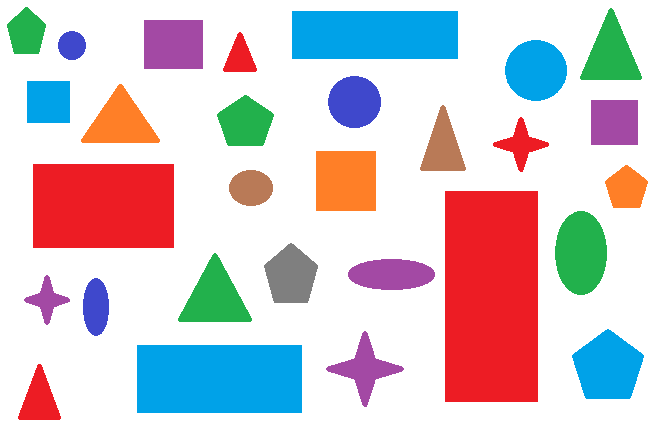
#> input picture Resources/shape1.png, 666 x 437 px
$ python chapter8.py
#> lines starting #> are read from the running program, lines starting #| are printed output that depends on the picture; after the words box and inside, x2 and y2 are one past the last pixel; in counts of white or black regions, pixels touching at a corner belong together
import cv2
import numpy as np

#CHAPTER 8: CONTOUR, BOUNDING LINE, CORNER POINT and SHAPE

#Stack function
def stackImages(scale,imgArray):
    rows = len(imgArray)
    cols = len(imgArray[0])
    rowsAvailable = isinstance(imgArray[0], list)
    width = imgArray[0][0].shape[1]
    height = imgArray[0][0].shape[0]
    if rowsAvailable:
        for x in range ( 0, rows):
            for y in range(0, cols):
                if imgArray[x][y].shape[:2] == imgArray[0][0].shape [:2]:
                    imgArray[x][y] = cv2.resize(imgArray[x][y], (0, 0), None, scale, scale)
                else:
                    imgArray[x][y] = cv2.resize(imgArray[x][y], (imgArray[0][0].shape[1], imgArray[0][0].shape[0]), None, scale, scale)
                if len(imgArray[x][y].shape) == 2: imgArray[x][y]= cv2.cvtColor( imgArray[x][y], cv2.COLOR_GRAY2BGR)
        imageBlank = np.zeros((height, width, 3), np.uint8)
        hor = [imageBlank]*rows
        hor_con = [imageBlank]*rows
        for x in range(0, rows):
            hor[x] = np.hstack(imgArray[x])
        ver = np.vstack(hor)
    else:
        for x in range(0, rows):
            if imgArray[x].shape[:2] == imgArray[0].shape[:2]:
                imgArray[x] = cv2.resize(imgArray[x], (0, 0), None, scale, scale)
            else:
                imgArray[x] = cv2.resize(imgArray[x], (imgArray[0].shape[1], imgArray[0].shape[0]), None,scale, scale)
            if len(imgArray[x].shape) == 2: imgArray[x] = cv2.cvtColor(imgArray[x], cv2.COLOR_GRAY2BGR)
        hor= np.hstack(imgArray)
        ver = hor
    return ver

# create get Contour function
def getContours(img):

    contours,hierarchy = cv2.findContours(img,cv2.RETR_EXTERNAL,cv2.CHAIN_APPROX_NONE)
    # cv2.RETR_EXTERNAL is retrieval mode, it retrieves the extreme outer contour, we can use different mode here

    #cv2.CHAIN_APPROX_NONE is where we can use different method of openCV
    #to request for compressed values or it will reduce the point for you
    #in this case, we're gonna get all the contour, so we use CHAIN_APPROX_NONE

    # One we have our contour, they're stocked in the contours variable

    # We 're gonna loop through our contour, for each contour, we're gonna find the edge of it (we find the are of
                                                                                                # each contour)
    for cnt in contours:
        area=cv2.contourArea(cnt)
        print("Area:",area)

        #we draw them to see them clearly
        #cv2.drawContours(imgContour,cnt,-1,(255,0,0),3) #-1 cuz we want to draw all contour

        #Next, check for the minimum area, so we will give it a threshold
        #cuz, it's a good idea to give a minimum threshold for the area, so that it will not detect any noise
        if area>0:
            cv2.drawContours(imgContour, cnt, -1, (255, 0, 0), 3)

            #next, we calculate the Curve Length, Curve Length helps us approximate the corner of our shape
            peri=cv2.arcLength(cnt,True)
            print("Curve Length:",peri)

            #Next we want to know how many corner point we have, so 3 = 3 corner = triangle, 4 = 4 corner = rectangle
            approx=cv2.approxPolyDP(cnt,0.02*peri,True) #0.02*peri is epsilon = resolution
            print("Approximation:",len(approx))
            objCorner=len(approx)

            #Next, we create a bounding box around the detected object.
            #If we gonna create a bounding box around our object, what will be the X&Y and width and height

            x, y, w, h=cv2.boundingRect(approx)

            if objCorner==3: objectType = "Tri"
            elif objCorner==4:
                aspRatio= w/float(h)
                if aspRatio>0.95 and aspRatio < 1.05: objectType = "Square"
                            #deviation of 5%
                else: objectType="Rectangle"
            elif objCorner>4: objectType= "Circles"
            else:objectType="None"

            cv2.rectangle(imgContour,(x,y),(x+w,y+h),(255,255,255),2)
                #From the bounding boxes, we can get information such as what is the total width and height of object,
                #or what is the center point of object, these can be useful in another project

            cv2.putText(imgContour,objectType,
                            (x+(w//2)-10,y+(h//2)-10),cv2.FONT_HERSHEY_COMPLEX,0.6,
                            (0,0,0),2)


path="Resources/shape1.png"
img=cv2.imread(path)
#> img is the input picture: shape (437, 666, 3); mean B, G, R 207.4, 201.7, 212.2
imgContour=img.copy()

# first need to convert it to GrayScale
imgGray=cv2.cvtColor(img,cv2.COLOR_BGR2GRAY)
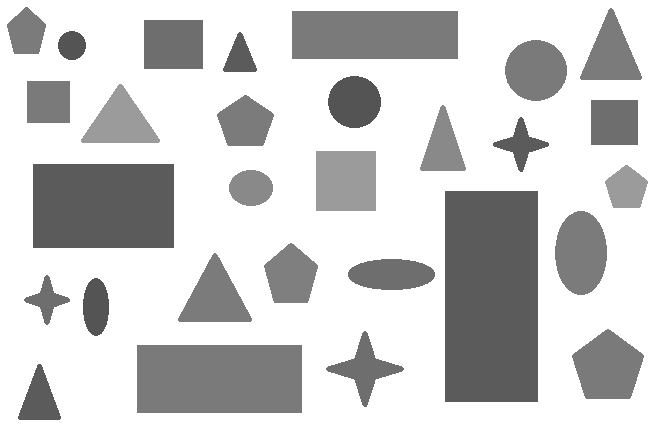
#> imgGray: shape (437, 666); min 84, max 255, mean 205.5

# Next, go Blur
imgBlur=cv2.GaussianBlur(imgGray,(7,7),1) # bigger sigma = more blur

#Next, find the Edge of Image using Canny edge detector
imgCanny=cv2.Canny(imgBlur,50,50)
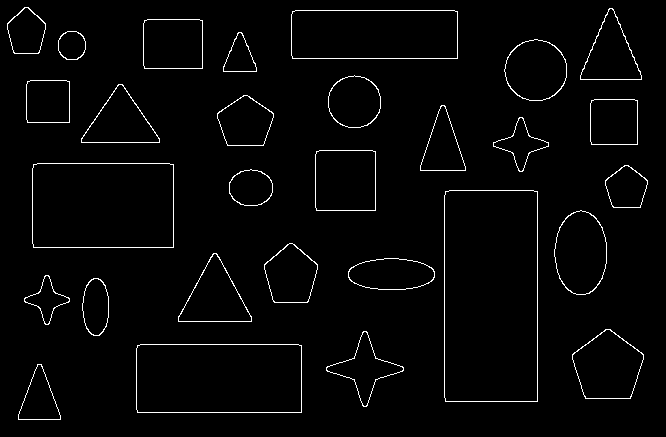
#> imgCanny: shape (437, 666); 2.3% white in thin lines or dots

#create image Blank with Numpy
imgBlank=np.zeros_like(img)

getContours(imgCanny)
#> in getContours, `contours,hierarchy = cv2.findContours(img,cv2.RETR_EXTERNAL,cv2.CHAIN_..`: contours = 29 contours; largest, box (x1, y1, x2, y2) and area: (444, 190, 538, 402) 19608, (32, 163, 174, 248) 11829, (136, 344, 302, 413) 11209, (291, 10, 458, 59) 7957, (315, 150, 376, 211) 3589
#> the loop in getContours, `for cnt in contours:` made 29 passes
#> (area, peri, approx, objCorner, x, y, w, h) on passes 1, 2, 11, 14, 15, 18, 21, 24: (1330, 171.7, [[37, 364], [18, 419], [60, 419], [42, 366]], 4, 18, 364, 43, 56), (11209, 463.7, [[137, 345], [137, 412], [301, 412], [301, 345]], 4, 137, 345, 165, 68), (19608, 605.7, [[445, 191], [445, 401], [537, 401], [537, 191]], 4, 445, 191, 93, 211), (11829, 447.7, [[33, 164], [33, 247], [173, 247], [173, 164]], 4, 33, 164, 141, 84), (3589, 237.7, [[316, 151], [316, 210], [375, 210], [375, 151]], 4, 316, 151, 60, 60), (2104, 181.7, [[591, 100], [591, 144], [637, 144], [637, 100]], 4, 591, 100, 47, 45), (1795, 167.7, [[27, 81], [27, 122], [69, 122], [69, 81]], 4, 27, 81, 43, 42), (773, 126.4, [[238, 32], [223, 71], [256, 71], [243, 35]], 4, 223, 32, 34, 40)
#> (area, peri, approx, objCorner, x, y, w, h) on passes 8, 17, 20, 28: (2745, 241, [[213, 253], [178, 321], [251, 321]], 3, 178, 253, 74, 69), (1663, 195.4, [[441, 105], [420, 170], [465, 170]], 3, 420, 105, 46, 66), (2507, 228.7, [[81, 138], [159, 142], [122, 84]], 3, 81, 84, 79, 59), (2413, 230, [[609, 8], [580, 79], [641, 79]], 3, 580, 8, 62, 72)
#> (printed output is left out)
#> after the loop in getContours, `for cnt in contours:`:
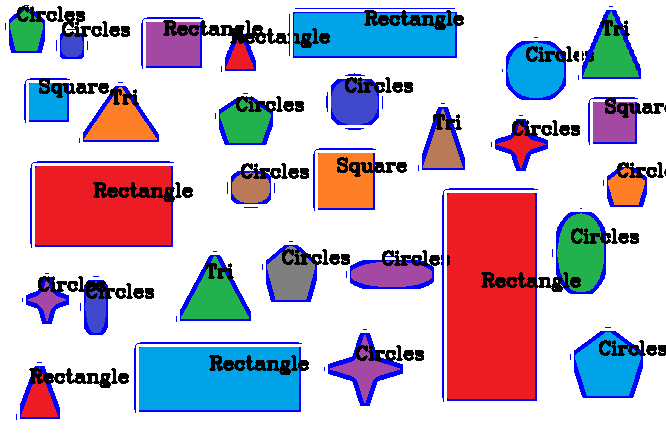
#> imgContour: shape (437, 666, 3); 12.98% of pixels changed, all inside (x1, y1, x2, y2) = (5, 5, 666, 420)


imgStack=stackImages(0.8,([img,imgGray,imgBlur],
                          [imgCanny,imgContour,imgBlank]))
#> after the loop in stackImages, `for x in range(0, rows):`: hor = 2 items
#> in stackImages, `ver = np.vstack(hor)`:
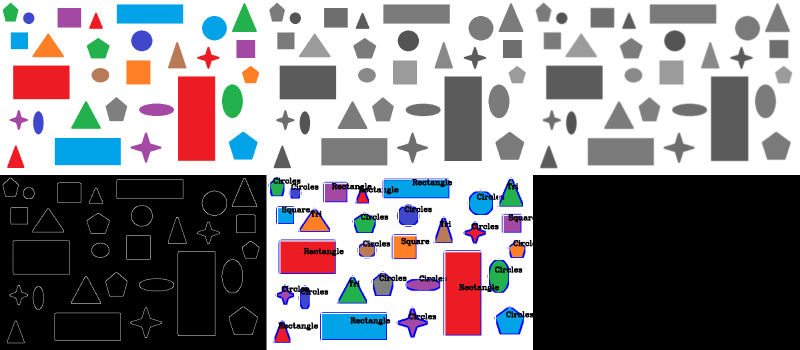
#> ver: shape (700, 1599, 3) (shown at 1/2 size); mean of channels 0, 1, 2 137.7, 133.8, 137.2; drawn as B, G, R

cv2.imshow("Image Stack",imgStack)
cv2.waitKey(0)

$ run again, with Resources/resource_image.png copied over Resources/shape1.png
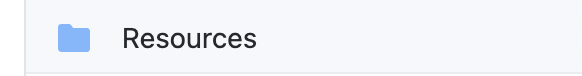
#> input picture Resources/resource_image.png, 582 x 76 px
#> img is the input picture: shape (76, 582, 3); mean B, G, R 245.9, 242.7, 240
#> `imgCanny=cv2.Canny(imgBlur,50,50)`:
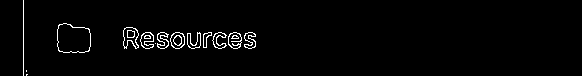
#> imgCanny: shape (76, 582); 2.1% white in thin lines or dots, all inside (x1, y1, x2, y2) = (23, 0, 256, 76)
#> contours = 14 contours, 4 with area under 20; largest, box (x1, y1, x2, y2) and area: (57, 23, 91, 53) 830, (123, 27, 139, 49) 224, (170, 32, 185, 49) 184, (228, 32, 242, 49) 174, (140, 32, 154, 49) 148
#> the loop in getContours, `for cnt in contours:` made 14 passes
#> (area, peri, objCorner, x, y, w, h, objectType) on passes 4 to 11: (110.5, 75.7, 13, 244, 32, 12, 17, 'Circles'), (173.5, 51.21, 8, 228, 32, 14, 17, 'Circles'), (107, 72.77, 13, 212, 32, 15, 17, 'Circles'), (59.5, 43.07, 7, 203, 32, 9, 16, 'Circles'), (109, 75.8, 10, 187, 32, 13, 16, 'Circles'), (184.5, 51.21, 8, 170, 32, 15, 17, 'Circles'), (109, 77.94, 12, 157, 32, 12, 17, 'Circles'), (147.5, 68.04, 11, 140, 32, 14, 17, 'Circles')
#> (printed output is left out)
#> after the loop in stackImages, `for x in range(0, rows):`: hor = 2 items
#> in stackImages, `ver = np.vstack(hor)`:
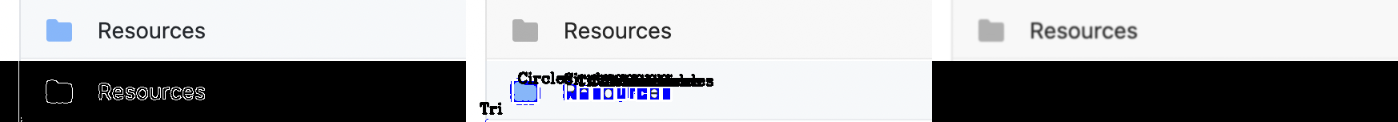
#> ver: shape (122, 1398, 3); mean of channels 0, 1, 2 161.3, 159.2, 158.3; drawn as B, G, R
